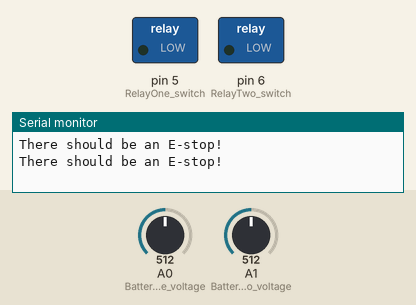
Bench run of a sketch on a simulated Arduino Uno, built with avr-gcc and run on an emulated ATmega328P. Shown: switched loads named in the sketch (green lamp = pin HIGH), the last lines printed to the serial monitor. The inputs (shaded band) are chosen by the test bench; at power-on: A0 (BatteryOne_voltage) = 512, A1 (BatteryTwo_voltage) = 512.

Above: at 1.8 s.
1.9 s: A0 (BatteryOne_voltage) set to 802
3.4 s: A0 (BatteryOne_voltage) set to 826
At 4.5 s:
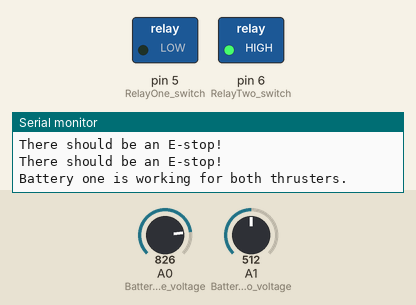
5.5 s: A1 (BatteryTwo_voltage) set to 806
7.2 s: A1 (BatteryTwo_voltage) set to 837
At 8.8 s:
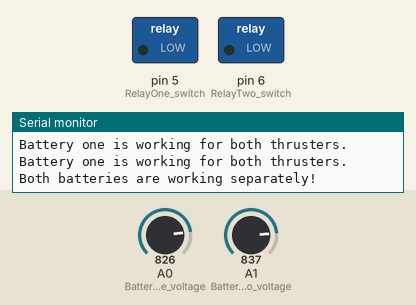
10.5 s: A0 (BatteryOne_voltage) set to 716
At 12.2 s:
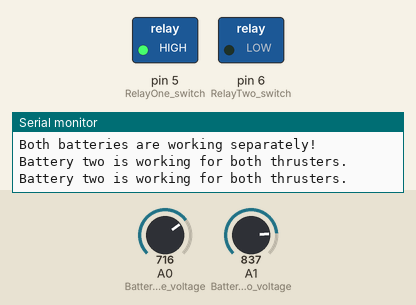
12.5 s: A0 (BatteryOne_voltage) set to 900
At 13.9 s:
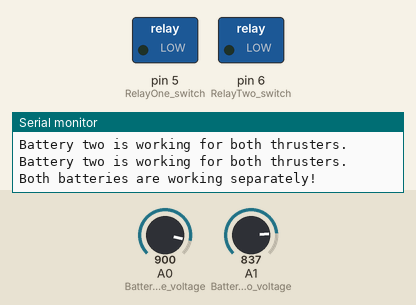
Timing chart, 0 to 15.5 s (numbered marks = the images above; inputs shaded):
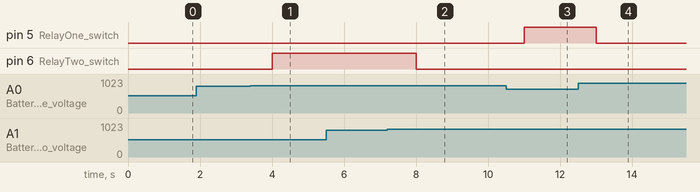

Measured:
- the behaviour switches between 818 and 819 on A0 (BatteryOne_voltage) (found by bisection; images 0 and 1)
- the behaviour switches between 818 and 819 on A1 (BatteryTwo_voltage) (found by bisection; images 1 and 2)
- after the input at 3.4 s, pin 6 (RelayTwo_switch): LOW → HIGH after 0.60 s
- after the input at 7.2 s, pin 6 (RelayTwo_switch): HIGH → LOW after 0.81 s
- after the input at 10.5 s, pin 5 (RelayOne_switch): LOW → HIGH after 0.51 s
- after the input at 12.5 s, pin 5 (RelayOne_switch): HIGH → LOW after 0.51 s

The sketch:

Power_supply_system_withtworelays.ino
```cpp
/*
 * Project:Power Supply Switch System for Kayak
 * Version:1.1.0
 * Editor:Luke
 *
 * Goal:
 * This coding is aiming to imporve the battery switch system for the new Autonomous Kayak
 * project, where now the battery can power both motors in case of failing to return the
 * boat when one of the battery is switched off. This idea is figured out by Renye,which can
 * make better use of batteries power.
 *
 * Configuration:
 * Pin 8 and 9 are used to detect the voltages of both batteries separately.
 * Pin 5 and 6 are configured as switch signals for the two relays separately.
 * For example:
 * When Pin8 detects the voltage of battery one which is used to power thruster left,
 * when the voltage is lower than some predetermined value, the relay one will be switched
 * to bettery Two, in that case the second battery will power both thrusters.

 * Default condition:
 * Relay one NC is working for battery one, NO for battery two.
 * Relay two NC is working for battery two, NO for battery one.
 *
*/

# define BatteryOne_voltage A0
# define BatteryTwo_voltage A1
# define RelayOne_switch 5
# define RelayTwo_switch 6 //Define the different pins' numbers

const int R1 = 200;
const int R2 = 100; // Define the resistors' values

int voltage_one;
int voltage_two;
double voltage_low_limit = 11.6;

void setup() {
Serial.begin(9600);//Communicate with serial on computer.
if(!Serial){;}
pinMode(BatteryOne_voltage,INPUT);
pinMode(BatteryTwo_voltage,INPUT);
pinMode(RelayOne_switch,OUTPUT);
pinMode(RelayTwo_switch,OUTPUT);//Identify the inputs and outputs.
digitalWrite(RelayOne_switch,LOW);
digitalWrite(RelayTwo_switch,LOW);//Initialize the conditions for two relays.

}

void loop() {
voltage_one = battery_voltage(analogRead(BatteryOne_voltage),R1,R2);
voltage_two = battery_voltage(analogRead(BatteryTwo_voltage),R1,R2);

if (voltage_one <= voltage_low_limit){
  if(voltage_two > voltage_low_limit){
    digitalWrite(RelayOne_switch,HIGH);
    Serial.println("Battery two is working for both thrusters.");}
  else if(voltage_two <= voltage_low_limit) {
    Serial.println("There should be an E-stop!");}

  }
else if(voltage_one > voltage_low_limit){
  if (voltage_two <= voltage_low_limit){
    digitalWrite(RelayTwo_switch,HIGH);
    Serial.println("Battery one is working for both thrusters.");}
  else{Serial.println("Both batteries are working separately!");
       digitalWrite(RelayOne_switch,LOW);
       digitalWrite(RelayTwo_switch,LOW);}
  }
delay(1000);

}

double battery_voltage(int ACDin, int m, int n){
  double v_battery = (ACDin*5.0/1023.0)*(1+double(R1/R2));
  return v_battery;
  }
```
